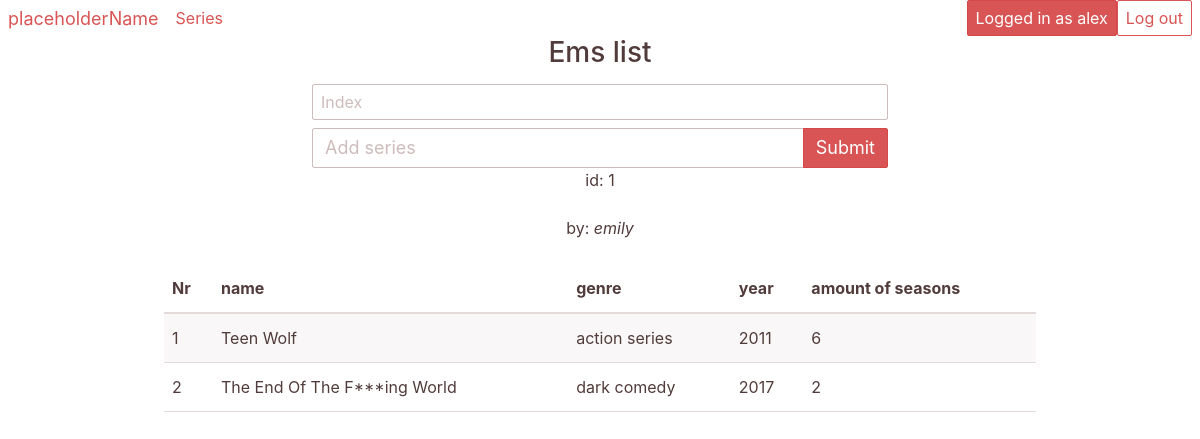
The app's page /rankinglist/1 (signed in) with its own data.
### SB/models/__init__.py (models this page shows, shortened)
class User(db.Model, UserMixin):
    __tablename__ = 'users'
    id = db.Column(db.Integer, primary_key=True, autoincrement=True)
    email = db.Column(db.String(64), unique=True, index=True)
    username = db.Column(db.String(64), unique=True, index=True)
    password_hash = db.Column(db.String(256))
    @classmethod
    def get_username(cls, id):
        data = cls.query.filter_by(id=id).first()
        return data.username

### SB/models/ranking.py (models this page shows, shortened)
class Rankinglist(db.Model):
    __tablename__ = 'rankinglist'
    rankinglist_id = db.Column(db.Integer, primary_key=True, autoincrement=True)
    title = db.Column(db.String(64), unique=True, index=True)
    creator = db.Column(db.Integer, db.ForeignKey('users.id'))
    date_added = db.Column(db.DateTime)
    contents = db.relationship('RankinglistItem', backref="ranklist")
    @classmethod
    def get_data(cls, rankinglist_id):
        data = cls.query.filter_by(rankinglist_id=rankinglist_id).first()
        return [
            data.title,
            data.creator,
            data.date_added,
            data.contents]

### SB/models/series.py (models this page shows, shortened)
class Series(db.Model):
    __tablename__ = 'series'
    id = db.Column(db.Integer, primary_key=True, autoincrement=True)
    name = db.Column(db.String(64), unique=True, index=True)
    img = db.Column(db.BLOB)
    description = db.Column(db.String(512))
    year = db.Column(db.Integer)
    genre = db.Column(db.String(16))
    seasons = db.Column(db.Integer)
    added_by = db.Column(db.Integer, db.ForeignKey('users.id'))
    @classmethod
    def get_data(cls, id):
        data = cls.query.filter_by(id=id).first()
        return [
            data.id,
            data.name,
            data.description,
            data.year,
            data.genre,
            data.seasons,
            data.added_by,]

### SB/views/ranking/__init__.py (the view)
@blueprint.route("/<int:list_id>", methods=['GET', 'POST'])
def rankinglist(list_id):
    form = AddItem()
    if form.validate_on_submit():
        new_entry = RankinglistItem(list_id, form.id.data, form.index.data)
        db.session.add(new_entry)
        db.session.commit()
        flash(f"Sucessfully added entry")
        return redirect(f'./{list_id}')
    title, creator, date_added, contents = Rankinglist.get_data(
        rankinglist_id=list_id)
    creator = User.get_username(creator)
    entries = RankinglistItem.get_data(list_id)
    index = [x[2] for x in entries]
    series = [Series.get_data(x[1]) for x in entries]
    length = len(series)
    return render_template('ranklist.html',
                           title=title,
                           rankinglist_id=list_id,
                           creator=creator,
                           date_added=date_added,
                           index=index,
                           series=series,
                           length=length,
                           form=form)

### SB/views/ranking/__init__.py
class AddItem(FlaskForm):
    id = IntegerField('Series ID', validators=[
                       validators.DataRequired("Title is required")])
    index = IntegerField('Index', validators=[
                       validators.DataRequired("Index is required")])
    submit = SubmitField('Submit')

### SB/login/__init__.py (shortened to what this page needs)
class RegistrationForm(FlaskForm):
    email = StringField('Email', validators=[DataRequired(), Email()])
    username = StringField('Username', validators=[DataRequired()])
    password = PasswordField('Password',
                             validators=[DataRequired(),
                                         EqualTo('pass_confirm',
                                         message='Passwords Must Match!')])
    pass_confirm = PasswordField(
        'Confirm password', validators=[DataRequired()])
    submit = SubmitField('Register')

### SB/models/__init__.py (called while the page is built)
@login_manager.user_loader
def load_user(user_id):
    return User.query.get(user_id)

### SB/models/ranking.py (called while the page is built)
    @classmethod
    def get_data(cls, rankinglist_id):
        L = []
        data = cls.query.filter_by(rankinglist_id=rankinglist_id).all()
        for item in data:
            itemlist = []
            itemlist.append(item.rankinglist_id)
            itemlist.append(item.series)
            itemlist.append(item.index)
            L.append(itemlist)
        return L

### SB/views/secure/__init__.py (called while the page is built, shortened)
@app.context_processor
def secure():
    register_form = RegistrationForm()
    login_form = LoginForm()
    return dict(login_form=login_form, register_form=register_form)

### SB/views/ranking/templates/ranklist.html (shortened to what this page needs)
{% extends "base.html" %}
{% block content %}
<div class="container">
    <div class="columns">
        <div class="column col-9 col-mx-auto" id="rankinglisttitle">
            <h3 class="text-center">{{ title }}</h3>
        </div>
    </div>
    <div class="columns">
        <div class="column col-6 col-mx-auto">
            <form method="POST">
                <div class="form-group">
                    {{form.index(class="form-input", type="number", placeholder="Index")}}
                </div>
                <div class="form-group">
                    <div class="input-group">
                        {{ form.id(class="form-input input-lg", type="number", placeholder="Add series") }}
                        {{ form.submit(class="btn btn-primary input-group-btn btn-lg")}}
                      </div>
                </div>
            </form>
        </div>
    </div>
    <div class="columns">
        <div class="column col-6 col-mx-auto">
            <div id="rankinglistdescription">
                <p class="text-center">id: {{ rankinglist_id }}</p>
            </div>
        </div>
    </div>
    <div class="columns">
        <div class="column col-3 col-mx-auto">
            <p class="text-center">by: <i>{{ creator }}</i></p>
        </div>
    </div>
    <div class="columns">
        <div class="column col-9 col-mx-auto">
            <table class="table table-striped table-hover">
                <thead>
                    <tr>
                        <th>Nr</th>
                        <th>name</th>
                        <th>genre</th>
                        <th>year</th>
                        <th>amount of seasons</th>
                    </tr>
                </thead>
                <tbody>
                    {% for x in range(length) %}
                    <tr>
                        <td>{{ index[x] }}</td>
                        <td>{{ series[x][1] }}</td>
                        <td>{{ series[x][4] }}</td>
                        <td>{{ series[x][3] }}</td>
                        <td>{{ series[x][5] }}</td>
                    </tr>
                    {% endfor %}
                </tbody>
            </table>
        </div>
    </div>
</div>
{% endblock %}

### SB/base/templates/navbar_loggedin.html (shortened to what this page needs)
 <div class="container">
    <div class="columns">
        <div class="column col-lg">
            <header class="navbar">
                <div class="navbar-section">
                    <a href="{{ url_for('base.index') }}" class="navbar-brand mr-2">placeholderName</a>
                    <a class="btn btn-link" href="{{ url_for('series.index') }}">Series</a>
                </div>
                <div class="navbar-section">
                    <a class="btn btn-primary" href="{{ url_for('secure.profile') }}">Logged in as {{ current_user.username }}</a>
                    <a class="btn btn-secondary" href="{{ url_for('secure.logout') }}">Log out</a>
                </div>
        </div>
    </div>
</div>

### records on screen
User: username "alex"
Rankinglist: title "Ems list"
User: username "emily"
Series: name "Teen Wolf", genre "action series", year "2011"
Series: name "The End Of The F***ing World", genre "dark comedy", year "2017"

### other values on screen
{{ rankinglist_id }} "1"
{{ index[x] }} "1" "2"
{{ series[x][5] }} "6" "2"
